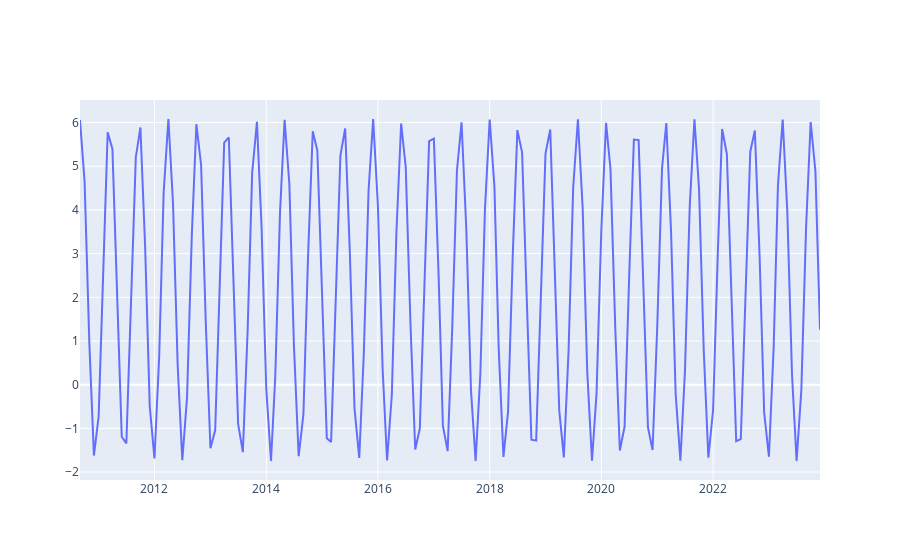

Notebook cell for this chart:
### Code cell
s = pd.Series(np.sin(np.arange(160) + 1.1)+ 3*np.cos(range(160)) + 2*np.random.randn())
s.index = pd.date_range(start="2010-09-01", freq="MS", periods=len(s))
fig = go.Figure(go.Scatter(x=s.index, y=s))
fig.show()
# print(type(s.index[-1]), s.index[-1], s[:s.index[-1] - pd.DateOffset(months=10)], (s.index[-1]+pd.DateOffset(months=1)) in s.index, (s.index[-1]+pd.DateOffset(months=3)) > (s.index[-1]+pd.DateOffset(months=2)))

oa = OutlierAnalisys(
    time_serie=s,
    start_date=pd.to_datetime("2016-05-01", format="%Y-%m-%d"),
    end_date=pd.to_datetime("2018-09-01", format="%Y-%m-%d")
    )

oa.seasonality_diff(forecast_model=SARIMAX, seasonal_model=x13_arima_analysis, mse_limit=oa.start)
oa.model_evolution()

### Figure 1 — Plotly figure (JSON) as saved in the notebook; plotly's stock layout.template omitted (floating-point values rounded to 4 significant figures; data arrays with more than 128 entries replaced by an {"elided": "..."} marker saying what was removed)
{"data": [{"type": "scatter", "x": {"elided": "160 str values"}, "y": {"elided": "160 float values"}}], "layout": {}}
